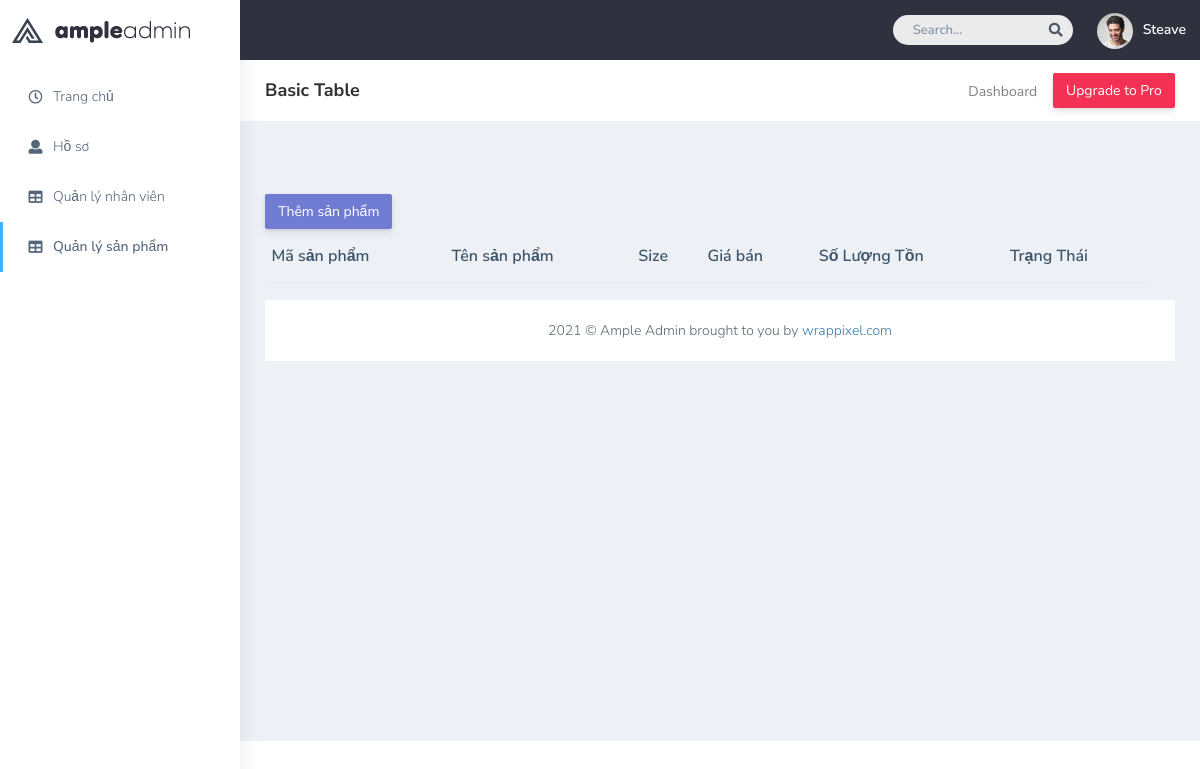
Before: /admin/product.php with the older database file.
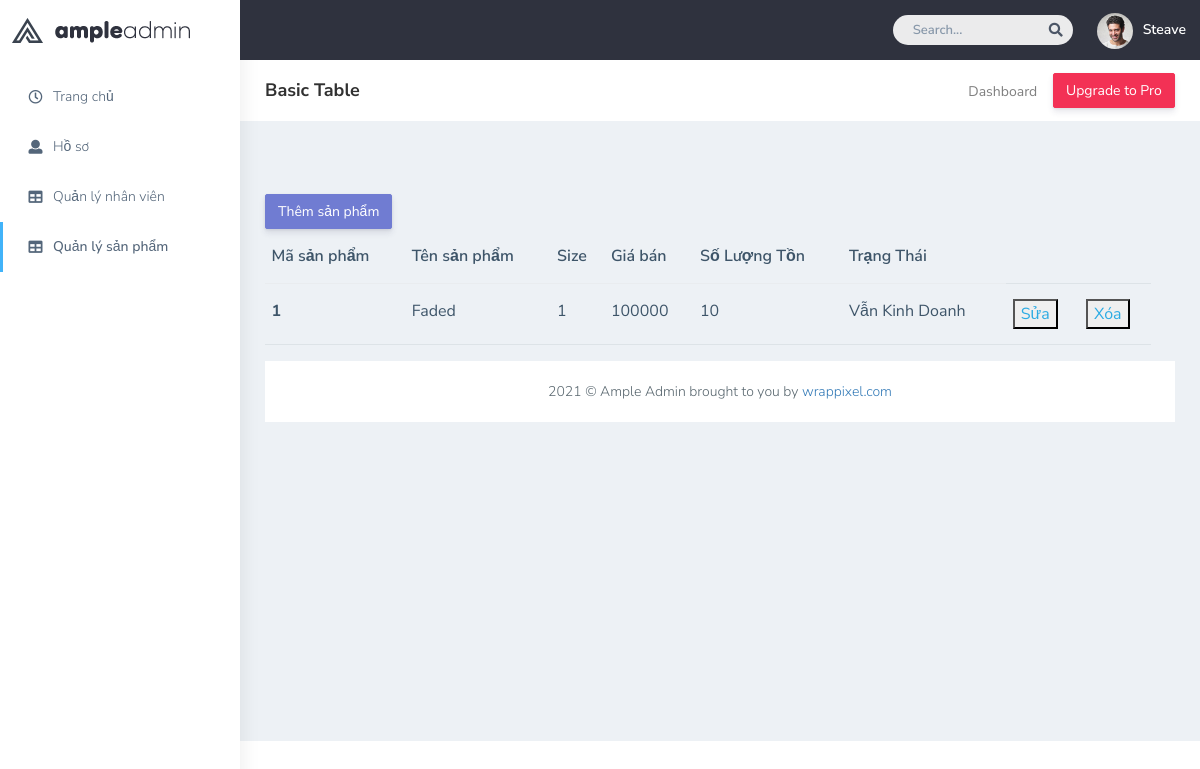
After: the same page with the newer database file.
### tables this page shows
CREATE TABLE `hang` (
  `MaHang` int(11) NOT NULL,
  `TenHang` varchar(255) DEFAULT NULL,
  `anhSP` varchar(255) NOT NULL,
  `MauSac` varchar(10) DEFAULT NULL,
  `Size` char(15) DEFAULT NULL,
  `DVT` varchar(30) DEFAULT NULL,
  `SlgTon` int(11) DEFAULT NULL,
  `GiaBan` float NOT NULL,
  `NgungBan` bit(1) DEFAULT NULL
);

### admin/product.php (the view, shortened to what this page needs)
<!DOCTYPE html>
<html dir="ltr" lang="en">
<head>
   <link href="css/style.min.css" rel="stylesheet">
</head>
<body>
    <div id="main-wrapper" data-layout="vertical" data-navbarbg="skin5" data-sidebartype="full"
        data-sidebar-position="absolute" data-header-position="absolute" data-boxed-layout="full">
        <header class="topbar" data-navbarbg="skin5">
            <nav class="navbar top-navbar navbar-expand-md navbar-dark">
                <div class="navbar-header" data-logobg="skin6">
                    <a class="navbar-brand" href="dashboard.html">
                        <b class="logo-icon">
                            <img src="plugins/images/logo-icon.png" alt="homepage" />
                        </b>
                        <span class="logo-text">
                            <img src="plugins/images/logo-text.png" alt="homepage" />
                        </span>
                    </a>
                </div>
                <div class="navbar-collapse collapse" id="navbarSupportedContent" data-navbarbg="skin5">
                    <ul class="navbar-nav ms-auto d-flex align-items-center">
                        <li class=" in">
                            <form role="search" class="app-search d-none d-md-block me-3">
                                <input type="text" placeholder="Search..." class="form-control mt-0">
                                <a href="" class="active">
                                    <i class="fa fa-search"></i>
                                </a>
                            </form>
                        </li>
                        <li>
                            <a class="profile-pic" href="#">
                                <img src="plugins/images/users/varun.jpg" alt="user-img" width="36"
                                    class="img-circle"><span class="text-white font-medium">Steave</span></a>
                        </li>
                    </ul>
                </div>
            </nav>
        </header>
        <aside class="left-sidebar" data-sidebarbg="skin6">
            <div class="scroll-sidebar">
                <nav class="sidebar-nav">
                    <ul id="sidebarnav">
                        <li class="sidebar-item pt-2">
                            <a class="sidebar-link waves-effect waves-dark sidebar-link" href="index.php"
                                aria-expanded="false">
                                <i class="far fa-clock" aria-hidden="true"></i>
                                <span class="hide-menu">Trang chủ</span>
                            </a>
                        </li>
                        <li class="sidebar-item">
                            <a class="sidebar-link waves-effect waves-dark sidebar-link" href="profile.php"
                                aria-expanded="false">
                                <i class="fa fa-user" aria-hidden="true"></i>
                                <span class="hide-menu">Hồ sơ</span>
                            </a>
                        </li>
                        <li class="sidebar-item">
                            <a class="sidebar-link waves-effect waves-dark sidebar-link" href="manage.php"
                                aria-expanded="false">
                                <i class="fa fa-table" aria-hidden="true"></i>
                                <span class="hide-menu">Quản lý nhân viên</span>
                            </a>
                        </li>
                        <li class="sidebar-item">
                            <a class="sidebar-link waves-effect waves-dark sidebar-link" href="product.php"
                                aria-expanded="false">
                                <i class="fa fa-table" aria-hidden="true"></i>
                                <span class="hide-menu">Quản lý sản phẩm</span>
                            </a>
                        </li>
                    </ul>
                </nav>
            </div>
        </aside>
        <div class="page-wrapper">
            <div class="page-breadcrumb bg-white">
                <div class="row align-items-center">
                    <div class="col-lg-3 col-md-4 col-sm-4 col-xs-12">
                        <h4 class="page-title">Basic Table</h4>
                    </div>
                    <div class="col-lg-9 col-sm-8 col-md-8 col-xs-12">
                        <div class="d-md-flex">
                            <ol class="breadcrumb ms-auto">
                                <li><a href="#" class="fw-normal">Dashboard</a></li>
                            </ol>
                            <a href="https://www.wrappixel.com/templates/ampleadmin/" target="_blank"
                                class="btn btn-danger  d-none d-md-block pull-right ms-3 hidden-xs hidden-sm waves-effect waves-light text-white">Upgrade
                                to Pro</a>
                        </div>
                    </div>
                </div>
            </div>
            <div class="container-fluid">
                <div class="row">
                <a href="add_product.php" class="mt-4"><button class="btn btn-primary mt-4">Thêm sản phẩm</button></a>
                <div class="row">
                    <div class="directory-table">
                        <div class="table">
                            <table class="table">
                                <thead>
                                    <tr>
                                        <th scope="col">Mã sản phẩm</th>
                                        <th scope="col">Tên sản phẩm </th>
                                        <th scope="col">Size </th>
                                        <th scope="col">Giá bán</th>
                                        <th scope="col">Số Lượng Tồn </th>
                                        <th scope="col">Trạng Thái </th>
                                    </tr>
                                </thead>
                                <tbody>
                                    <?php
                                    include('../config/config.php');
                                    $sql = "SELECT * FROM hang";
                                    $result = mysqli_query($conn, $sql);
                                    if (mysqli_num_rows($result) > 0) {
                                        $i = 1;
                                        while ($row = mysqli_fetch_assoc($result)) {
                                    ?>
                                            <tr>
                                                <th scope="row"><?php echo $i; ?></th>
                                                <td><?php echo $row['TenHang']; ?></td>
                                                <td><?php echo $row['Size']; ?></td>
                                                <td><?php echo $row['GiaBan']; ?></td>
                                                <td><?php echo $row['SlgTon']; ?></td>
                                                <td>
                                                <?php
                                                    if($row["NgungBan"] == 1){
                                                        echo "Vẫn Kinh Doanh";
                                                    }if($row["NgungBan"] == 0){
                                                        echo "Ngừng Kinh Doanh";
                                                    }
                                                ?>
                                            </td>
                                            <td><button><a href="update_.php?SoHD=<?php echo $row['SoHD']; ?>"></i>Sửa</a></button></td>
                                            <td><button onclick="alert(confirm('Vui lòng xác nhận'))"><a href="delete_bill.php?SoHD=<?php echo $row['SoHD']; ?>">Xóa</a></button></td>
                                            </tr>
                                    <?php
                                            $i++;
                                        }
                                    }
                                    ?>
                                </tbody>
                            </table>
                        </div>
                    </div>
                </div>
                </div>
            <footer class="footer text-center"> 2021 © Ample Admin brought to you by <a
                    href="https://www.wrappixel.com/">wrappixel.com</a>
            </footer>
        </div>
    </div>
</body>
</html>

Changed rows visible on the page:
added hang: TenHang "Faded", Size "1", GiaBan "100000", SlgTon "10", NgungBan "Vẫn Kinh Doanh"
